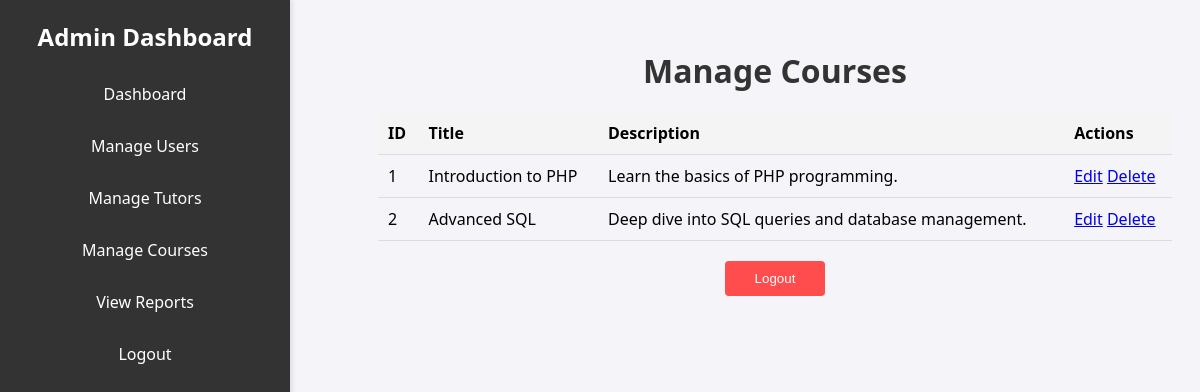
/manage_courses.php, run on an earlier commit of the app's database.
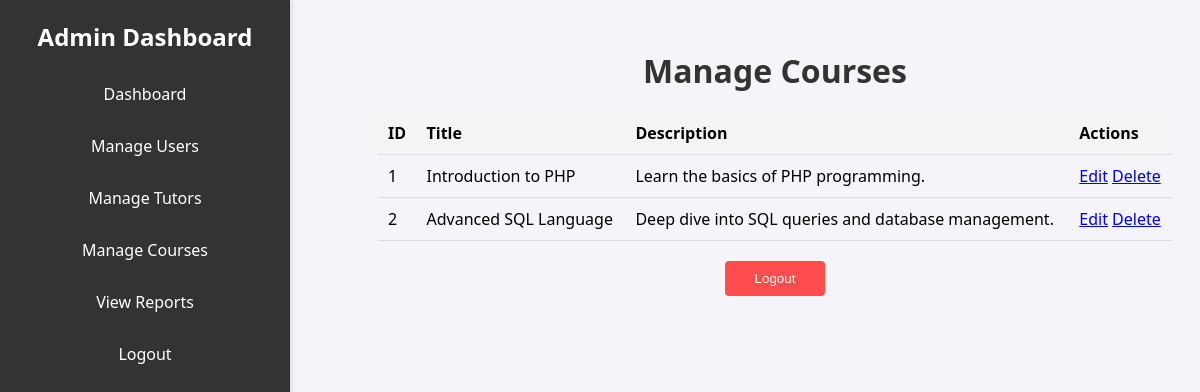
And on a later commit of the database.
### tables this page shows
CREATE TABLE `courses` (
  `id` int(11) NOT NULL,
  `title` varchar(100) NOT NULL,
  `description` text DEFAULT NULL,
  `duration` varchar(50) DEFAULT NULL,
  `material` text DEFAULT NULL,
  `created_at` timestamp NOT NULL DEFAULT current_timestamp()
);

### manage_courses.php (the view, shortened to what this page needs)
<?php
$conn = new mysqli('localhost', 'root', '', 'elearning_platform');
$result = $conn->query("SELECT * FROM courses");
?>
<!DOCTYPE html>
<html lang="en">
<head>
</head>
<body>
    <div class="sidebar">
        <h2>Admin Dashboard</h2>
        <a href="admin_dashboard.php">Dashboard</a>
        <a href="manage_users.php">Manage Users</a>
        <a href="manage_tutors.php">Manage Tutors</a>
        <a href="manage_courses.php">Manage Courses</a>
        <a href="view_reports.php">View Reports</a>
        <a href="logout.php">Logout</a>
    </div>
    <div class="main-content">
        <h1>Manage Courses</h1>
        <table>
            <thead>
                <tr>
                    <th>ID</th>
                    <th>Title</th>
                    <th>Description</th>
                    <th>Actions</th>
                </tr>
            </thead>
            <tbody>
                <?php while ($row = $result->fetch_assoc()): ?>
                    <tr>
                        <td><?php echo $row['id']; ?></td>
                        <td><?php echo $row['title']; ?></td>
                        <td><?php echo $row['description']; ?></td>
                        <td>
                            <a href="edit_course.php?id=<?php echo $row['id']; ?>">Edit</a>
                            <a href="delete_course.php?id=<?php echo $row['id']; ?>" onclick="return confirm('Are you sure?')">Delete</a>
                        </td>
                    </tr>
                <?php endwhile; ?>
            </tbody>
        </table>
        <button class="logout-btn" onclick="location.href='logout.php'">Logout</button>
    </div>
</body>
</html>

What changed in the data, as far as the page shows it:
changed courses "Deep dive into SQL queries and database management.": title "Advanced SQL" → "Advanced SQL Language"
